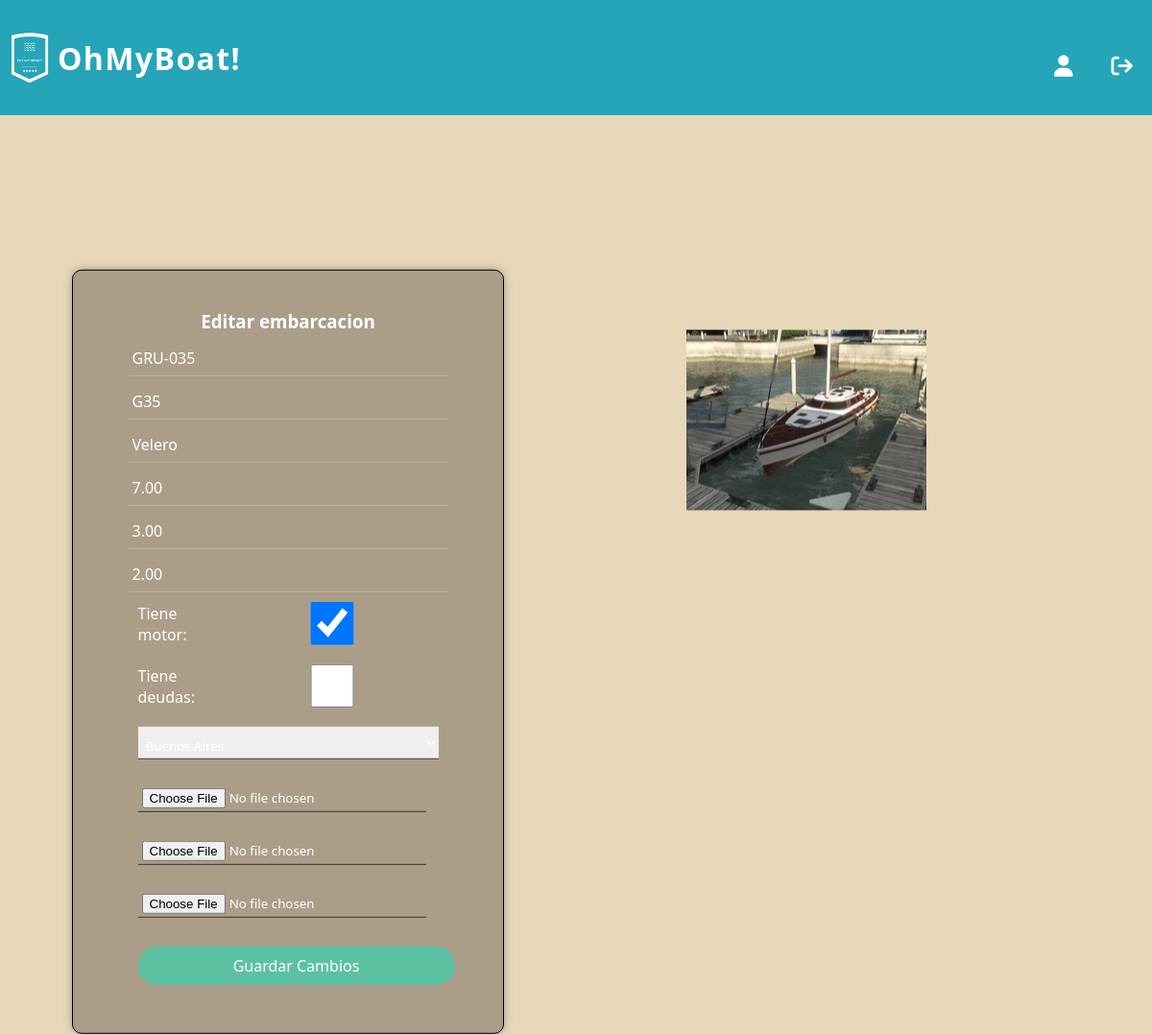
The page /editar_embarcacion/49/ (signed in) on the database as committed earlier.
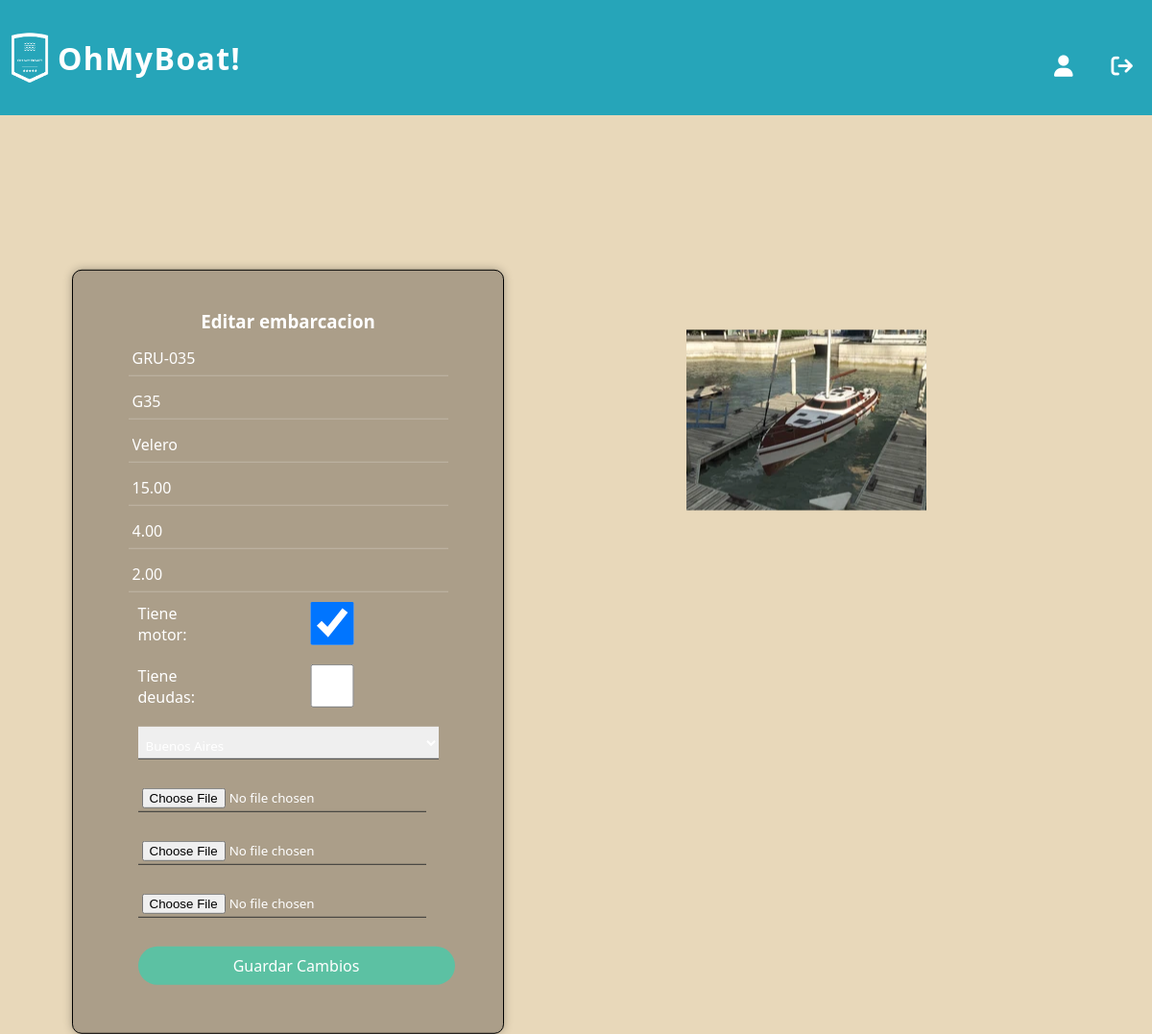
The same page on the database as committed later.
### embarcaciones/models.py (models this page shows)
class Embarcacion(models.Model):
    matricula = models.CharField(max_length=100, unique=True)
    modelo = models.CharField(max_length=100)
    tipo = models.ForeignKey(TipoEmbarcacion, on_delete=models.SET_NULL, null=True)
    m_eslora = models.DecimalField(max_digits=5, decimal_places=2)
    m_manga = models.DecimalField(max_digits=5, decimal_places=2)
    m_calado = models.DecimalField(max_digits=5, decimal_places=2)
    motor = models.BooleanField(default=False)
    deuda = models.DecimalField(max_digits=10, decimal_places=2, default=0)
    sede = models.ForeignKey(Sede, on_delete=models.SET_NULL, null=True)
    dueño = models.ForeignKey(Usuario, on_delete=models.CASCADE)

class TipoEmbarcacion(models.Model):
    clase= models.CharField(max_length=50, unique=True)

### empleados/models.py (models this page shows)
class Sede(models.Model):
    nombre = models.CharField(max_length=100, unique=True)

### embarcaciones/views.py (the view, shortened to what this page needs)
# urls.py: path('editar_embarcacion/<int:id_embarcacion>/', views.editar_embarcacion, name= 'editar embarcacion'),
@login_required(login_url=reverse_lazy('home'))
def editar_embarcacion(request, id_embarcacion):
    ok= False
    form = formularioEditarEmbarcacion()
    fs = FileSystemStorage()
    sedes = list(Sede.objects.all().values_list('nombre', flat=True))
    try:
        embarcacion= Embarcacion.objects.exclude(matricula__startswith='*').get(id= id_embarcacion)
        if embarcacion.dueño.id == request.user.id:
            imagenes_a_cargar= ImagenEmbarcacion.objects.filter(embarcacion= embarcacion.id)
        else:
            return render(request, '404_not_found.html')
    except Embarcacion.DoesNotExist:
        return render(request, '404_not_found.html')
    return render(request, 'edit_boat.html', {'form': form,'embarcacion': embarcacion, 'imagenes': imagenes_a_cargar, 'sedes': sedes, 'ok':ok})

### autenticacion/backend.py (called while the page is built)
    def get_user(self, user_id):
        UserModel = get_user_model()
        try:
            return UserModel.objects.get(pk=user_id)
        except UserModel.DoesNotExist:
            return None

### embarcaciones/templates/edit_boat.html (shortened to what the changed rows need)
{% extends 'layouts/base.html' %}
{% load static %}
{% block style %}
    <link rel="stylesheet" type="text/css" href="{% static 'styles/register_boat_body.css' %}">
{% endblock %}
{% block content %}
<section class="form-main">
    <div class="form-content">
        <div class="box">
            <form action="{% url 'editar embarcacion' embarcacion.id %}" method="post" enctype="multipart/form-data" novalidate>
                <div>
                    <input type="text" name="matricula"  class="input-control" value="{{ embarcacion.matricula }}" readonly>
                </div>
                <div>
                    <input type="text" name="modelo"  class="input-control" value="{{ embarcacion.modelo }}" readonly>
                </div>
                <div>
                    <input type="text" name="tipo"  class="input-control" value="{{ embarcacion.tipo.clase }}" readonly>
                </div>
                <div>
                    <input type="text" name="eslora" placeholder="Medida eslora" class="input-control" value="{{ form.calado.value|default_if_none:embarcacion.m_eslora }}" onkeypress="return (event.charCode >= 48 && event.charCode <= 57 || event.charCode == 46)">
                </div>
                <div>
                    <input type="text" name="manga" placeholder="Medida manga" class="input-control" value="{{ form.calado.value|default_if_none:embarcacion.m_manga }}" onkeypress="return (event.charCode >= 48 && event.charCode <= 57 || event.charCode == 46)">
                </div>
                <div>
                    <input type="text" name="calado" placeholder="Medida calado" class="input-control" value="{{ form.calado.value|default_if_none:embarcacion.m_calado }}" onkeypress="return (event.charCode >= 48 && event.charCode <= 57 || event.charCode == 46)">
                </div>
                <div>
                    <select name="sede" required>
                        <option value="">{{ embarcacion.sede.nombre }}</option>
                    </select>
                </div>
            </form>
        </div>
    </div>
</section>
{% endblock %}

Rows that differ between the two databases and show on the page:
changed Embarcacion "GRU-035": eslora "7.00" → "15.00"; manga "3.00" → "4.00"
